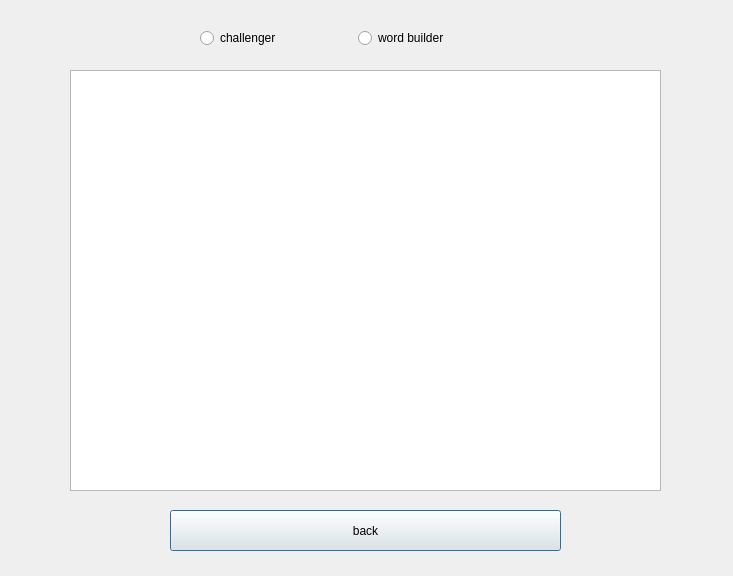
<?xml version="1.0" encoding="UTF-8"?>
<ui version="4.0">
 <class>LeaderboardDialogUi</class>
 <widget class="QDialog" name="LeaderboardDialogUi">
  <property name="geometry">
   <rect>
    <x>0</x>
    <y>0</y>
    <width>733</width>
    <height>576</height>
   </rect>
  </property>
  <property name="windowTitle">
   <string>Dialog</string>
  </property>
  <widget class="QTableView" name="leaderboardTableView">
   <property name="geometry">
    <rect>
     <x>70</x>
     <y>70</y>
     <width>591</width>
     <height>421</height>
    </rect>
   </property>
   <property name="styleSheet">
    <string notr="true">border: none;background:white;
QTableCornerButton::section{border: none;background:white;}
QHeaderView{ border: none; background:white; }</string>
   </property>
   <property name="verticalScrollBarPolicy">
    <enum>Qt::ScrollBarAlwaysOff</enum>
   </property>
   <property name="horizontalScrollBarPolicy">
    <enum>Qt::ScrollBarAlwaysOff</enum>
   </property>
  </widget>
  <widget class="QtMaterialRaisedButton" name="backPushButton">
   <property name="geometry">
    <rect>
     <x>170</x>
     <y>510</y>
     <width>391</width>
     <height>41</height>
    </rect>
   </property>
   <property name="text">
    <string>back</string>
   </property>
  </widget>
  <widget class="QWidget" name="layoutWidget">
   <property name="geometry">
    <rect>
     <x>200</x>
     <y>10</y>
     <width>309</width>
     <height>56</height>
    </rect>
   </property>
   <layout class="QHBoxLayout" name="horizontalLayout">
    <item>
     <widget class="QtMaterialRadioButton" name="challengerRadioButton">
      <property name="text">
       <string>challenger</string>
      </property>
     </widget>
    </item>
    <item>
     <widget class="QtMaterialRadioButton" name="wordRadioButton">
      <property name="text">
       <string>word builder</string>
      </property>
     </widget>
    </item>
   </layout>
  </widget>
 </widget>
 <customwidgets>
  <customwidget>
   <class>QtMaterialRadioButton</class>
   <extends>QRadioButton</extends>
   <header location="global">qtmaterialradiobutton.h</header>
  </customwidget>
  <customwidget>
   <class>QtMaterialRaisedButton</class>
   <extends>QPushButton</extends>
   <header location="global">qtmaterialraisedbutton.h</header>
  </customwidget>
 </customwidgets>
 <resources/>
 <connections/>
</ui>
